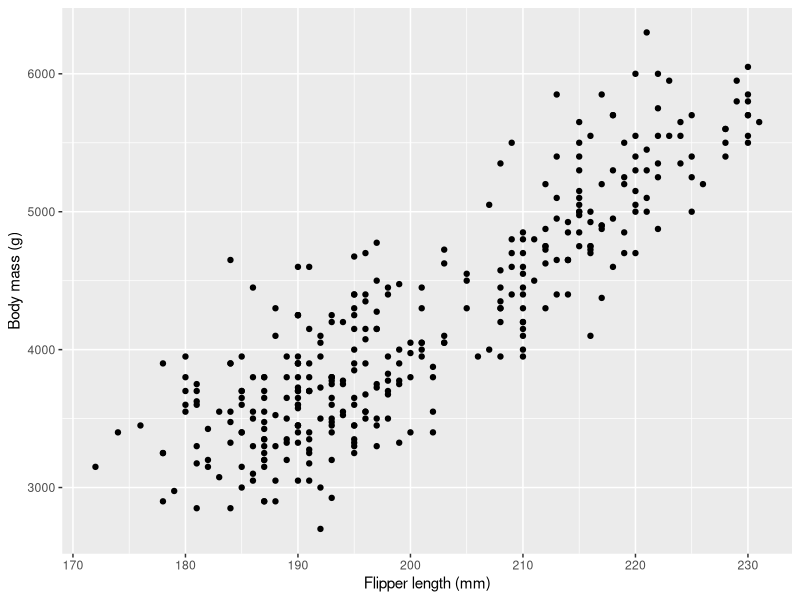
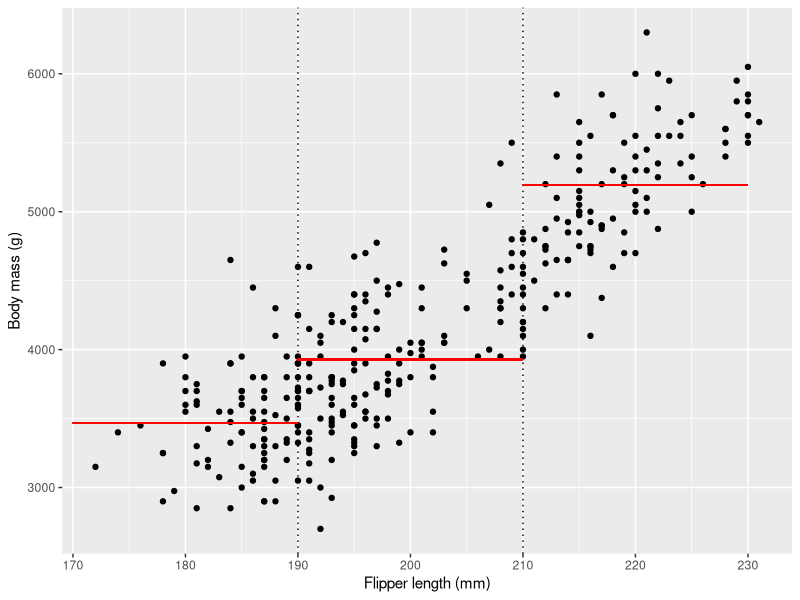
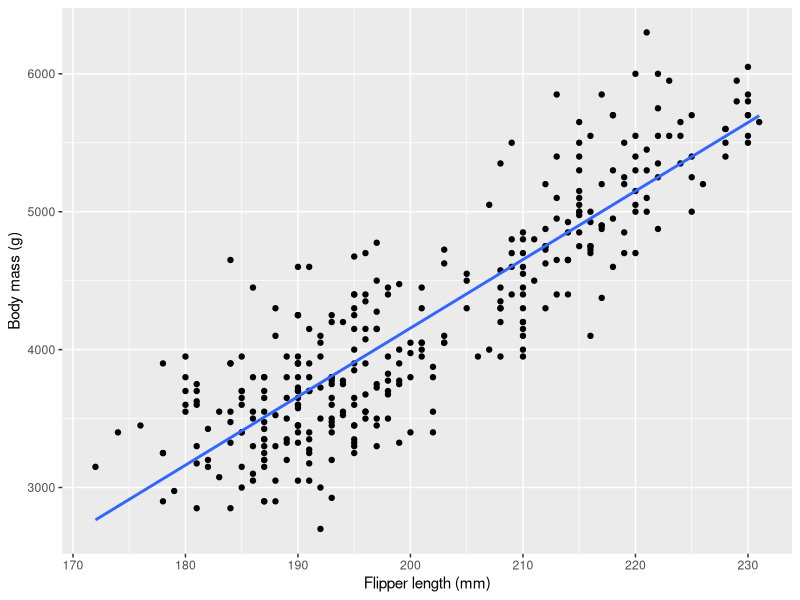
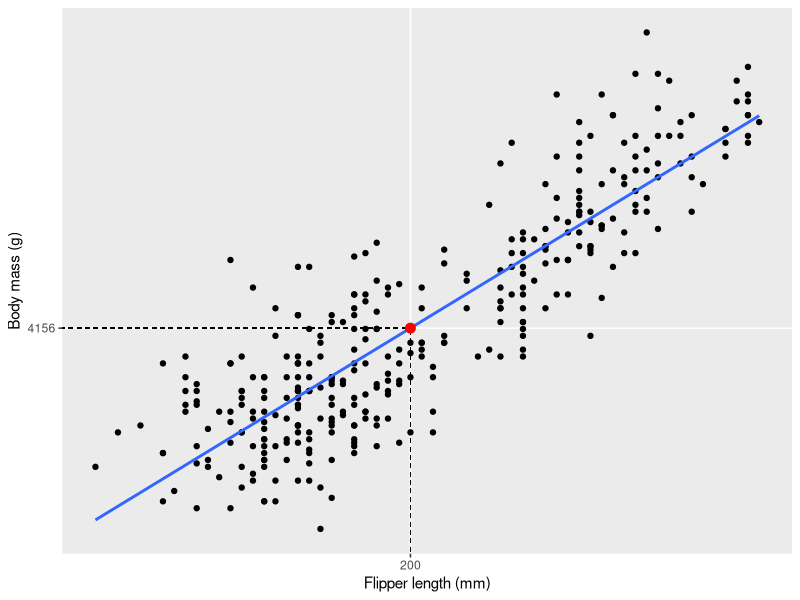
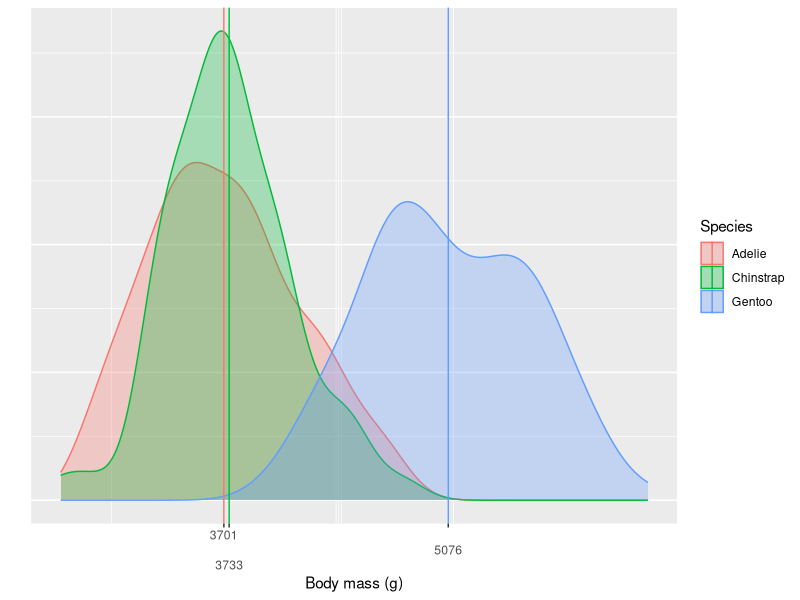
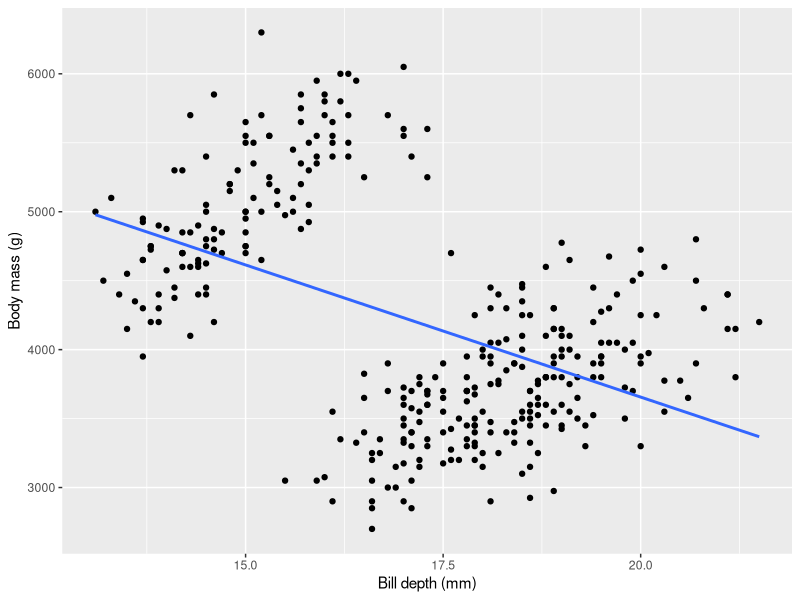
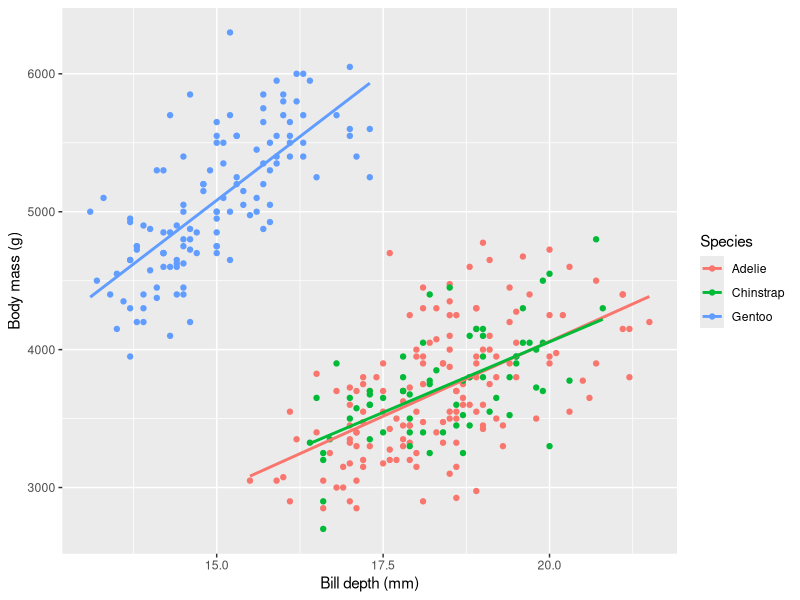
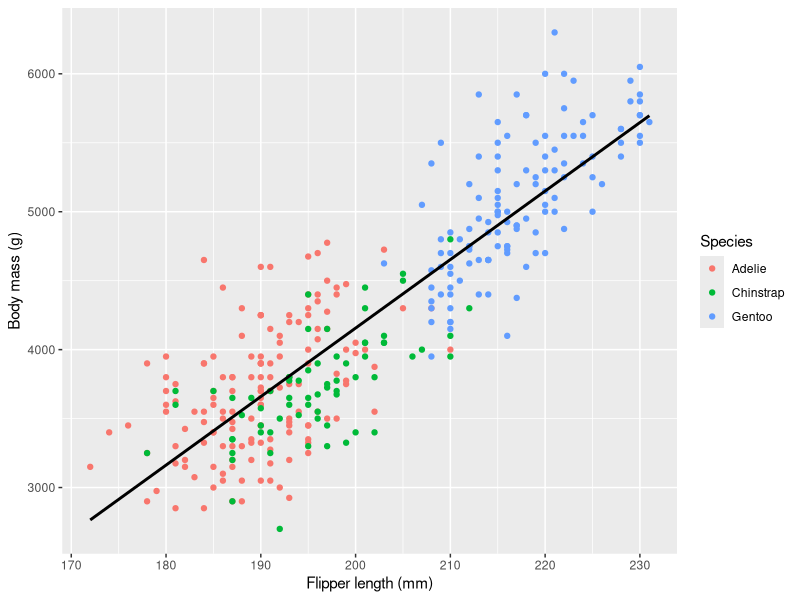

Source code (R) for these figures, in order:
## ---- chunk 1
#| warning: false
library(tidyverse)
library(palmerpenguins)

penguins |>
  ggplot(aes(x = flipper_length_mm, y = body_mass_g)) +
  geom_point() +
  labs(
      x = "Flipper length (mm)",
      y = "Body mass (g)"
  )
## ---- chunk 2
#| code-fold: true
#| code-comment: "Code"
#| warning: false
mu_190 <- penguins |>
    filter(flipper_length_mm < 190) |>
    pull(body_mass_g) |>
    mean()
mu_210 <- penguins |>
    filter(flipper_length_mm > 190 & flipper_length_mm < 210) |>
    pull(body_mass_g) |>
    mean()
mu_230 <- penguins |>
    filter(flipper_length_mm > 210) |>
    pull(body_mass_g) |>
    mean()

penguins |>
  ggplot(aes(x = flipper_length_mm, y = body_mass_g)) +
  geom_point() +
  geom_vline(xintercept = 190, col = "black", linetype = 3) +
  geom_vline(xintercept = 210, col = "black", linetype = 3) +
  geom_segment(
      x = 170,
      xend = 190,
      y = mu_190,
      yend = mu_190,
      color = "red"
  ) +
  geom_segment(
      x = 190,
      xend = 210,
      y = mu_210,
      yend = mu_210,
      color = "red"
  ) +
  geom_segment(
      x = 210,
      xend = 230,
      y = mu_230,
      yend = mu_230,
      color = "red"
  ) +
  labs(
      x = "Flipper length (mm)",
      y = "Body mass (g)"
  )
## ---- chunk 3
flippers_190 <- penguins |>
  filter(flipper_length_mm < 190) |>
  pull(body_mass_g)
flippers_210 <- penguins |>
  filter(flipper_length_mm > 190 & flipper_length_mm < 210) |>
  pull(body_mass_g)
flippers_230 <- penguins |>
  filter(flipper_length_mm > 210) |>
  pull(body_mass_g)

t.test(flippers_190, flippers_210)$p.value
t.test(flippers_210, flippers_230)$p.value
## ---- chunk 4
#| warning: false
penguins |>
  ggplot(aes(x = flipper_length_mm, y = body_mass_g)) +
  geom_point() +
  geom_smooth(method = "lm", se = FALSE) +
  labs(
      x = "Flipper length (mm)",
      y = "Body mass (g)"
  )
## ---- chunk 5
#| code-fold: true
#| code-comment: "Code"
#| warning: false
x <- 200
model <- penguins |>
  lm(formula = body_mass_g ~ flipper_length_mm)
prediction <- data.frame(
  flipper_length_mm = x,
  body_mass_g = model |> predict(data.frame(flipper_length_mm = x)))

penguins |>
  ggplot(aes(x = flipper_length_mm, y = body_mass_g)) +
  geom_point() +
  geom_smooth(method = "lm", se = FALSE) +
  geom_segment(
      x = prediction$flipper_length_mm,
      xend = prediction$flipper_length_mm,
      y = 0,
      yend = prediction$body_mass_g,
      color = "black",
      linetype = 2,
      linewidth = 0.2
  ) +
  geom_segment(
      x = 0,
      xend = prediction$flipper_length_mm,
      y = prediction$body_mass_g,
      yend = prediction$body_mass_g,
      color = "black",
      linetype = 2,
      linewidth = 0.2
  ) +
  scale_x_continuous(breaks = c(prediction$flipper_length_mm)) +
  scale_y_continuous(breaks = round(c(prediction$body_mass_g))) +
  geom_point(data = prediction, col = "red", size = 3) +
  labs(
      x = "Flipper length (mm)",
      y = "Body mass (g)"
  )
## ---- chunk 6
#| warning: false
model <- penguins |>
  lm(formula = body_mass_g ~ flipper_length_mm)
model
## ---- chunk 7
model_summary <- summary(model)
model_summary
## ---- chunk 8
model_summary$coefficients
## ---- chunk 9
#| warning: false
#| code-fold: true
#| comment: "Code"
mean_bws <- penguins |>
  summarize(
    body_mass_g = mean(body_mass_g, na.rm = TRUE),
    .by = species)
penguins |>
  ggplot(aes(x = body_mass_g, fill = species, col = species)) +
  geom_density(alpha = 0.3) +
  geom_vline(
    aes(
      xintercept = body_mass_g,
      col = species),
    data = mean_bws) +
  scale_x_continuous(
    breaks = mean_bws$body_mass_g,
    labels = round(mean_bws$body_mass_g),
    guide = guide_axis(n.dodge=3)) +
  labs(
    x = "Body mass (g)",
    y = "",
    col = "Species",
    fill = "Species") +
  theme(
      axis.text.y = element_blank(),
      axis.ticks.y = element_blank()
  )
## ---- chunk 10
model_summary <- penguins |>
  lm(formula = body_mass_g ~ species) |>
  summary()
model_summary$coefficients
## ---- chunk 11
model_summary <- penguins |>
  lm(formula = body_mass_g ~ bill_depth_mm) |>
  summary()
model_summary$coefficients
## ---- chunk 12
#| warning: false
penguins |>
  ggplot(aes(x = bill_depth_mm, y = body_mass_g)) +
  geom_point() +
  geom_smooth(method = "lm", se = FALSE) +
  labs(
      x = "Bill depth (mm)",
      y = "Body mass (g)"
  )
## ---- chunk 13
#| warning: false
penguins |>
  ggplot(aes(x = bill_depth_mm, y = body_mass_g)) +
  geom_point(aes(col = species)) +
  geom_smooth(aes(col = species), method = "lm", se = FALSE) +
  labs(
      x = "Bill depth (mm)",
      y = "Body mass (g)",
      col = "Species"
  )
## ---- chunk 14
model_summary <- penguins |>
  lm(formula = body_mass_g ~ bill_depth_mm + species) |>
  summary()
model_summary$coefficients
## ---- chunk 15
#| warning: false
#| code-fold: true
#| comment: "Code"
penguins |>
  ggplot(aes(x = flipper_length_mm, y = body_mass_g)) +
  geom_point(aes(col = species)) +
  geom_smooth(method = "lm", se = FALSE, col = "black") +
  labs(
      x = "Flipper length (mm)",
      y = "Body mass (g)",
      col = "Species"
  )
## ---- chunk 16
#| warning: false
model <- penguins |>
  lm(formula = body_mass_g ~ flipper_length_mm)
model |> predict(data.frame(flipper_length_mm = 200))
## ---- chunk 17
#| warning: false
model |> predict(
    data.frame(flipper_length_mm = 200),
    interval = "prediction",
    level = 0.95
)
## ---- chunk 18
#| code-fold: true
#| code-comment: "Code"
#| warning: false
model <- penguins |>
  lm(formula = body_mass_g ~ flipper_length_mm)
predictions <- model |> predict(penguins |> select(flipper_length_mm), interval = "prediction", level = 0.95) |> as.data.frame()
penguins_pred <- penguins |>
  mutate(
    pred = predictions$fit,
    lwr = predictions$lwr,
    upr = predictions$upr)

penguins_pred |>
  ggplot(aes(x = flipper_length_mm, y = body_mass_g)) +
  geom_ribbon(aes(ymin = lwr, ymax = upr), col = "gray", alpha = 0.2) +
  geom_point() +
  geom_smooth(method = "lm", se = FALSE) +
  labs(
      x = "Flipper length (mm)",
      y = "Body mass (g)"
  )
